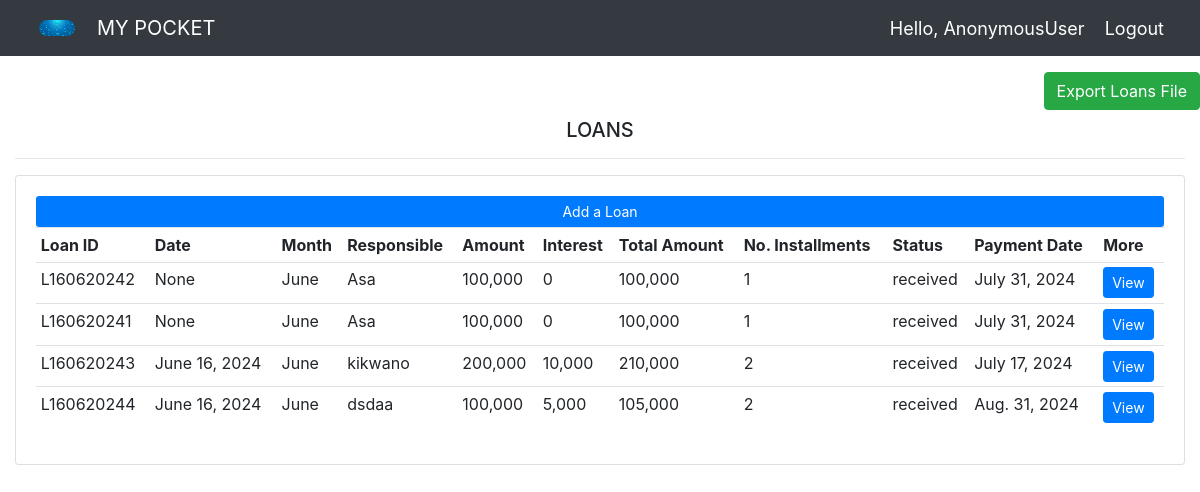
The page /all_loans/ on the database its author committed.
### fmgt_app/models.py (models this page shows, shortened)
class Loan(models.Model):
    status_choices =(("advanced","advanced"),("received","received"))
    month_choices = (("January","January"),("February","February"),("March","March"),
    				("April","April"),("May","May"),("June","June"),("July","July"),
    				("August","August"),("September","September"),("October","October"),
    				("November","November"),("December","December"))
    loan_id =models.CharField(max_length=10, primary_key=True )
    responsible = models.CharField(max_length=300, null=False)
    amount = models.PositiveIntegerField()
    interest =models.PositiveIntegerField()
    no_installments =models.PositiveIntegerField()
    month = models.CharField(max_length=200, null=False, choices = month_choices)
    date_created = models.DateField(auto_now_add=True)
    status = models.CharField(max_length=200, null=False, choices = status_choices)
    payment_date =models.DateField()
    @property
    def total_amount(self):
        return (self.amount + self.interest)

### fmgt_app/views.py (the view)
# urls.py: path('all_loans/', views.allLoan, name='all_loans'),
def allLoan(request):
    loans = Loan.objects.all().order_by("-date_created")
    context = {'loans': loans }
    return render(request, 'all_loans.html', context )

### fmgt_app/templates/all_loans.html
{% extends 'main.html' %}
{% block content %}
<br>
<div class="row">
    <div class="col">
        <h6 align="right"><a class="btn btn-success" href="#">Export Loans File</a></h6>
        <div class="col-md">
            <h5 align="center">LOANS</h5>
            <hr>
            <div class="card card-body">
                <a class="btn btn-sm btn-block bg-primary" style="color: white;"  href="{% url 'create_loan' %}"> Add a Loan </a>
                <table class="table table-sm table-hover">
                    <tr>
                        <th>Loan ID</th>
                        <th>Date </th>
                        <th>Month</th>
                        <th>Responsible</th>
                        <th>Amount</th>
                        <th>Interest</th>
                        <th>Total Amount</th>
                        <th>No. Installments</th>
                        <th>Status</th>
                        <th>Payment Date</th>
                        <th>More</th>
                    </tr>
                    {% for x in loans %}
                    <tr>
                        <td>{{x.loan_id}}</td>
                        <td>{{x.date_created}}</td>
                        <td>{{x.month}}</td>
                        <td>{{x.responsible}}</td>
                        <td>{{x.amount|floatformat:"-3g"}}</td>
                        <td>{{x.interest|floatformat:"-3g"}}</td>
                        <td>{{x.total_amount|floatformat:"-3g"}}</td>
                        <td>{{x.no_installments}}</td>
                        <td>{{x.status}}</td>
                        <td>{{x.payment_date}}</td>
                        <td><a class="btn btn-sm btn-primary" href="#">View</a></td>
                    </tr>
                    {% endfor %}
                </table>
            </div>
        </div>
    </div>
{% endblock content %}

### rows shown on the page
Loan: loan_id "L160620242", date_created "None", month "June", responsible "Asa", amount "100,000", interest "0", total_amount "100,000", no_installments "1", status "received", payment_date "July 31, 2024"
Loan: loan_id "L160620241", date_created "None", month "June", responsible "Asa", amount "100,000", interest "0", total_amount "100,000", no_installments "1", status "received", payment_date "July 31, 2024"
Loan: loan_id "L160620243", date_created "June 16, 2024", month "June", responsible "kikwano", amount "200,000", interest "10,000", total_amount "210,000", no_installments "2", status "received", payment_date "July 17, 2024"
Loan: loan_id "L160620244", date_created "June 16, 2024", month "June", responsible "dsdaa", amount "100,000", interest "5,000", total_amount "105,000", no_installments "2", status "received", payment_date "Aug. 31, 2024"

### other values the page prints
{{ request.user }} "AnonymousUser"
